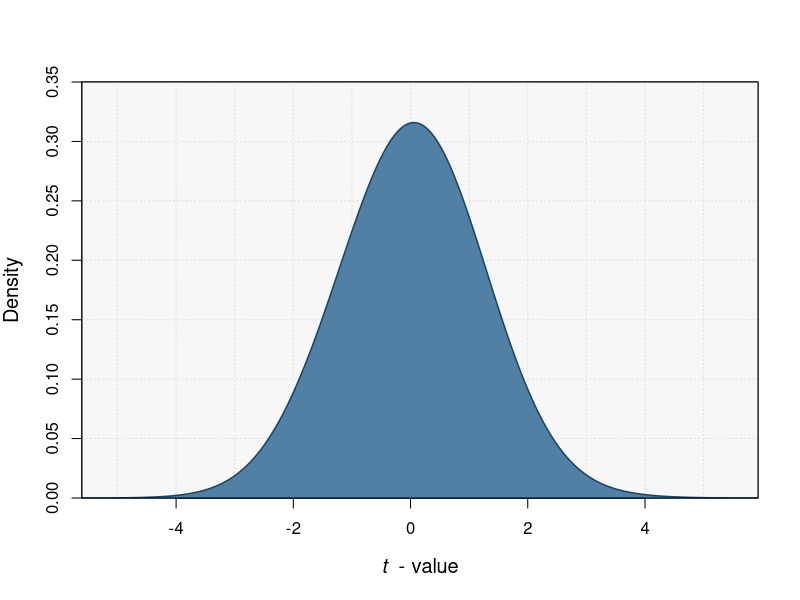

Here is the R script that generated this plot:
nsim=1000
pop=rnorm(10000,0,1)
size=30
x=lapply(1:nsim,function(size){
	gr1=sample(pop,size)
	gr2=sample(pop,size)
	t=(mean(gr1)-mean(gr2))/sqrt(var(gr1)/size+var(gr2)/size)
	return=t})
rand_t=sapply(x,'[',1)
d=density(na.omit(rand_t),bw=.75)

png("t.test.png",res=1200,units="in",height=4,width=4)
plot(d$y~d$x,type="l",ylab="Density",xlab=expression(italic(t)~" - value"),xaxs="i",yaxs="i",ylim=c(0,.35),col="NA",cex.lab=1.2)
rect(-10,-5,10,1,col="grey97",border=NA)
abline(v=seq(-6,6,1),lty=3,col="grey86")
abline(h=seq(0,.4,.05),lty=3,col="grey86")
polygon(c(d$x,d$x[1]),c(d$y,d$y[1]),col="#5280A4",border=NA)
lines(d$y~d$x,col="#13466E",lwd=1.5)
box()
dev.off()




